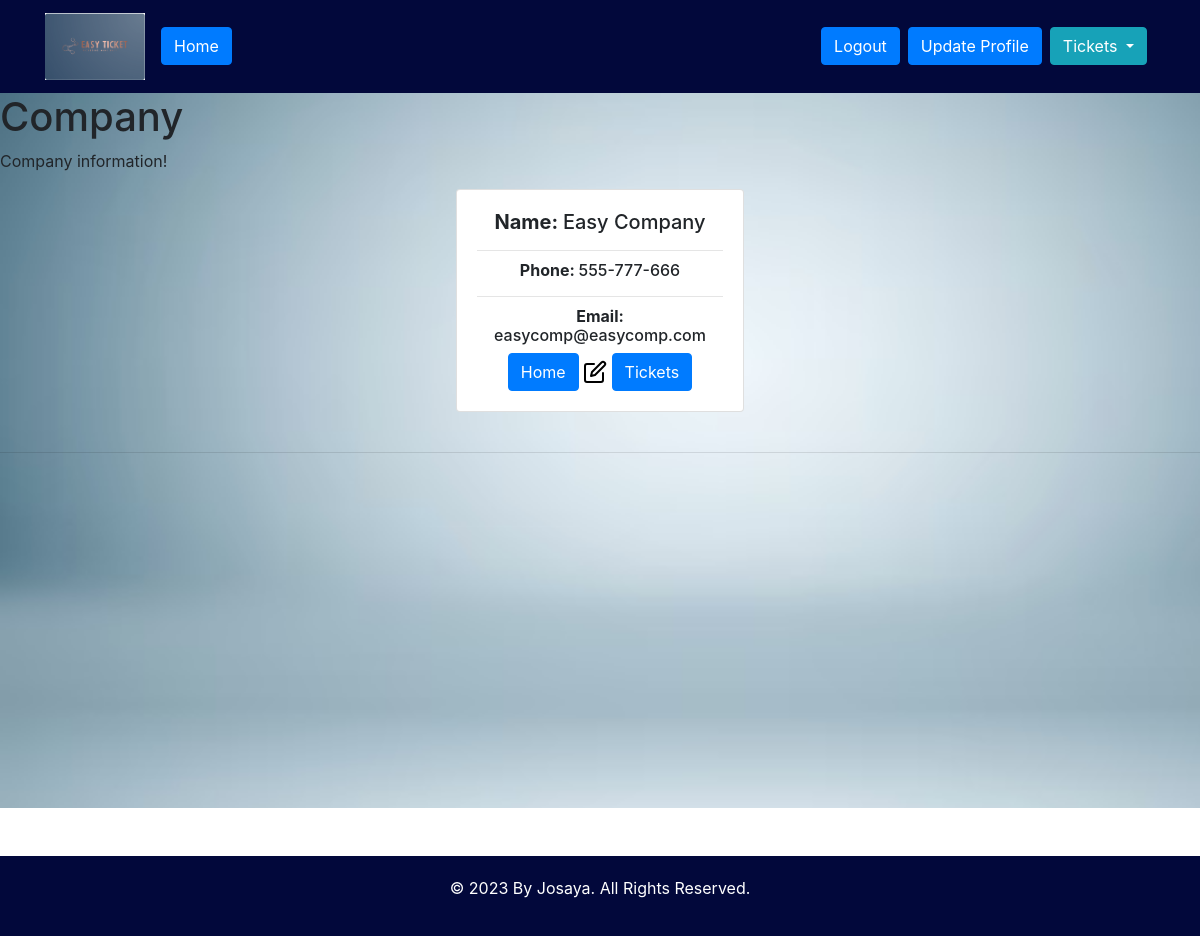
The app's page /Company_detail/13/ (signed in) with its own data.
### Ticket_App/models.py (models this page shows, shortened)
class SystemUser(AbstractUser):
    ROLE_CHOICES = (
        ('technician', 'Technician'),
        ('dispatcher', 'Dispatcher'),
        ('company', 'Company'),
    )
    role = models.CharField(max_length=100, choices=ROLE_CHOICES, default='company')
    name = models.CharField(max_length=100)
    phone = models.CharField(max_length=100, null=True, blank=True)
    ticket = models.ForeignKey('Ticket', on_delete=models.CASCADE, null=True, blank=True, related_name='system_users')

### Ticket_App/views.py (the view)
# urls.py: path('Company_detail/<int:pk>/', views.Company_detail, name='Company_detail'),
@login_required(login_url='login')
def Company_detail(request, pk):
    company = SystemUser.objects.get(pk=pk)
    return render(request, 'details/Company_detail.html', {'company': company})

### Ticket_App/templates/details/Company_detail.html
{% extends 'base.html' %}
{% block content %}
    <h1>Company</h1>
    <p> Company information!</p>
    <center>
    <div class="card" style="width: 18rem;">
        <div class="card-body">
          <h5 class="card-title">
            <strong>Name: </strong>{{company.name}}
          </h5><hr/>
          <h6 class="card-subtitle mb-2 text-body-secondary">
            <strong>Phone: </strong>{{company.phone}}
          </h6><hr/>
          <h6 class="card-subtitle mb-2 text-body-secondary">
            <strong>Email: </strong>{{company.email}}
          </h6>
          <a class="btn btn-primary" href="{% url 'home' %}" role="button">Home</a>
          {% if user.role == 'company' %}
          <a href="{% url 'Update_profile' %}" class="card-link">
            <img src="/static/icons/edit.svg" alt="Logo">
          </a>
          <a class="btn btn-primary" href="{% url 'My_ticket_list'%}" class="card-link">Tickets</a>
          {% endif %}
        </div>
      </div>
    </center>
      <br/><hr/><br/>
{% endblock %}

### records on screen
SystemUser: name "Easy Company", phone "555-777-666", email "easycomp@easycomp.com"
